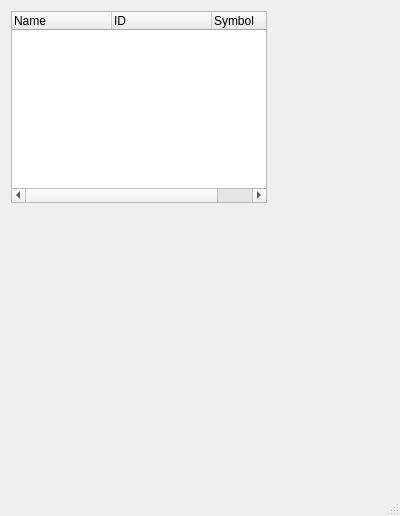
<?xml version="1.0" encoding="UTF-8"?>
<ui version="4.0">
 <class>KCurrencyEditDlgDecl</class>
 <widget class="QDialog" name="KCurrencyEditDlgDecl">
  <property name="windowTitle">
   <string>Currencies</string>
  </property>
  <property name="sizeGripEnabled">
   <bool>true</bool>
  </property>
  <property name="geometry">
     <rect>
      <x>0</x>
      <y>0</y>
      <width>400</width>
      <height>516</height>
     </rect>
  </property>
  <widget class="QWidget" name="m_layoutWidget">
    <layout class="QVBoxLayout">
     <item>
      <layout class="QHBoxLayout">
       <item>
        <layout class="QVBoxLayout" name="m_listLayout">
         <item>
          <widget class="QTreeWidget" name="m_currencyList">
          <property name="sizePolicy">
            <sizepolicy hsizetype="Expanding" vsizetype="Expanding">
              <horstretch>1</horstretch>
              <verstretch>1</verstretch>
            </sizepolicy>
          </property>
           <property name="rootIsDecorated">
            <bool>false</bool>
           </property>
           <property name="allColumnsShowFocus">
            <bool>true</bool>
           </property>
           <column>
            <property name="text">
             <string comment="@title header of the currency name column">Name</string>
            </property>
           </column>
           <column>
            <property name="text">
             <string>ID</string>
            </property>
           </column>
           <column>
            <property name="text">
             <string>Symbol</string>
            </property>
           </column>
          </widget>
         </item>
        </layout>
       </item>
      </layout>
     </item>
    </layout>
  </widget>
 </widget>
 <layoutdefault spacing="6" margin="11"/>
 <customwidgets>
    <customwidget>
     <class>KDialog</class>
     <extends>QDialog</extends>
     <header>kdialog.h</header>
   </customwidget>
  <customwidget>
   <class>KPushButton</class>
   <extends>QPushButton</extends>
   <header>kpushbutton.h</header>
  </customwidget>
 </customwidgets>
 <resources/>
 <connections/>
</ui>
